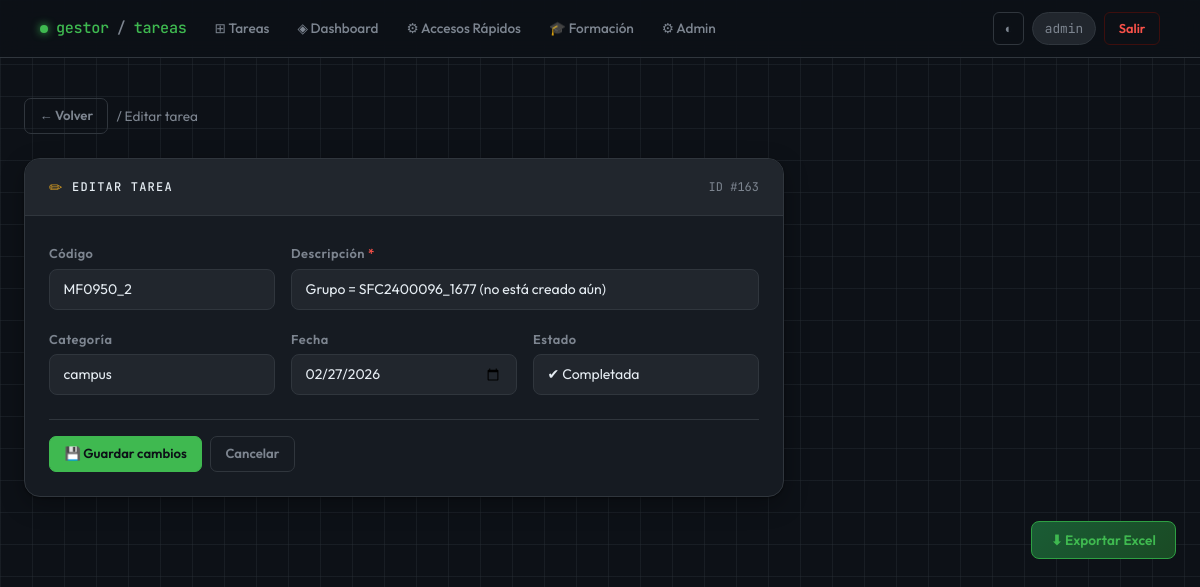
Page /editar/163 (signed in) on the earlier database version.
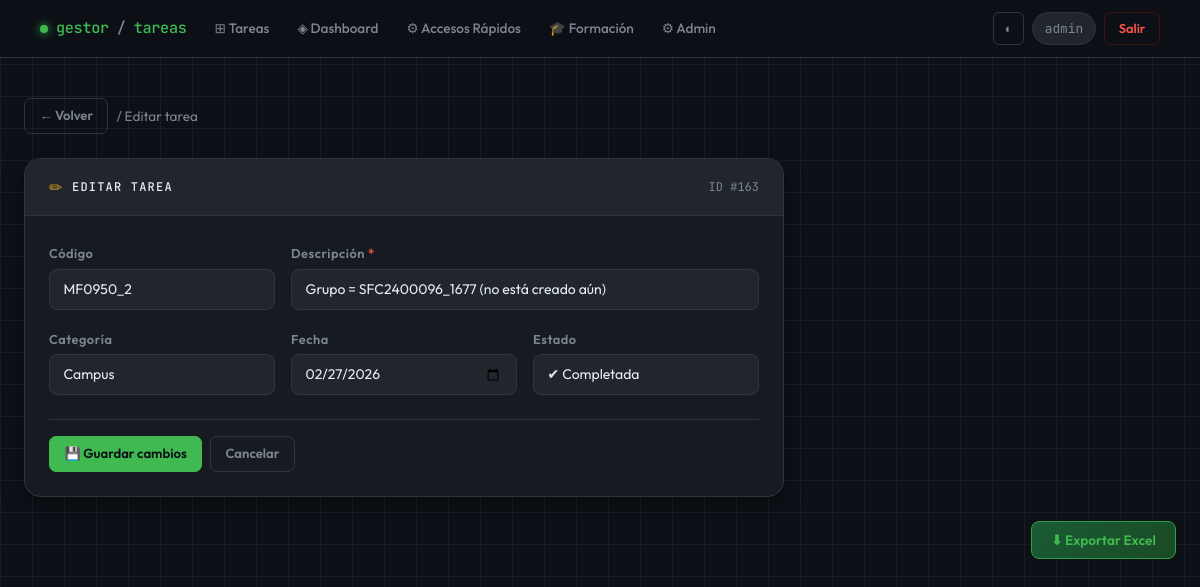
Same page on the later database version.
### tables this page shows
CREATE TABLE tareas (
            id INTEGER PRIMARY KEY AUTOINCREMENT,
            descripcion TEXT NOT NULL,
            categoria TEXT,
            fecha TEXT,
            completada INTEGER DEFAULT 0,
            codigo TEXT,
            usuario_id INTEGER,
            FOREIGN KEY (usuario_id) REFERENCES usuarios(id)
        );

### app_web.py (the view)
@app.route("/editar/<int:id>", methods=["GET", "POST"])
@login_required
def editar(id):
    conn = get_connection()
    cursor = conn.cursor()
    if request.method == "POST":
        codigo = request.form.get("codigo")
        descripcion = request.form.get("descripcion")
        categoria = request.form.get("categoria")
        fecha = request.form.get("fecha")
        completada = request.form.get("completada")  # 👈 NUEVO
        cursor.execute("""
            UPDATE tareas
            SET codigo=?, descripcion=?, categoria=?, fecha=?, completada=?
            WHERE id=?
        """, (codigo, descripcion, categoria, fecha, completada, id))
        conn.commit()
        conn.close()
        return redirect("/")
    else:
        cursor.execute("SELECT * FROM tareas WHERE id=?", (id,))
        tarea = cursor.fetchone()
        conn.close()
        return render_template("editar.html", tarea=tarea)

### app_web.py (called while the page is built)
def get_connection():
    conn = sqlite3.connect(DB_NAME)
    conn.row_factory = sqlite3.Row
    return conn

def login_required(f):
    @wraps(f)
    def decorated_function(*args, **kwargs):
        if "user_id" not in session:
            return redirect(url_for("login"))
        return f(*args, **kwargs)
    return decorated_function

### templates/editar.html (shortened to what this page needs)
{% extends "base.html" %}
{% block content %}
<div class="d-flex align-items-center gap-2 mb-4">
  <a href="/" class="btn btn-g-ghost btn-sm">← Volver</a>
  <span style="color:var(--text-muted); font-size:.85rem;">/ Editar tarea</span>
</div>
<div class="gcard" style="max-width:760px;">
  <div class="gcard-header">
    <span style="color:var(--amber)">✏</span>
    <span class="gcard-title">Editar tarea</span>
    <span style="margin-left:auto; font-family:var(--mono); font-size:.75rem; color:var(--text-muted);">
      ID #{{ tarea[0] }}
    </span>
  </div>
  <div class="gcard-body">
    <form method="POST">
      <div class="row g-3">
        <div class="col-sm-6 col-md-4">
          <label class="form-label">Código</label>
          <input type="text" name="codigo" class="form-control"
                 value="{{ tarea[5] if tarea[5] else '' }}"
                 placeholder="Ej: PRAC-001" autocomplete="off">
        </div>
        <div class="col-sm-6 col-md-8">
          <label class="form-label">Descripción <span style="color:var(--red)">*</span></label>
          <input type="text" name="descripcion" class="form-control"
                 value="{{ tarea[1] }}" required autocomplete="off">
        </div>
        <div class="col-sm-6 col-md-4">
          <label class="form-label">Categoría</label>
          <input type="text" name="categoria" class="form-control"
                 value="{{ tarea[2] if tarea[2] else '' }}"
                 placeholder="Ej: Practicas" autocomplete="off">
        </div>
        <div class="col-sm-6 col-md-4">
          <label class="form-label">Fecha</label>
          <input type="date" name="fecha" class="form-control"
                 value="{{ tarea[3] if tarea[3] else '' }}">
        </div>
        <div class="col-sm-6 col-md-4">
          <label class="form-label">Estado</label>
          <select name="completada" class="form-select">
            <option value="1" {% if tarea[4]==1 %}selected{% endif %}>✔ Completada</option>
          </select>
        </div>
      </div>
      <div class="d-flex gap-2 mt-4 pt-3" style="border-top:1px solid var(--border);">
        <button type="submit" class="btn btn-g-primary">💾 Guardar cambios</button>
        <a href="/" class="btn btn-g-ghost">Cancelar</a>
      </div>
    </form>
  </div>
</div>
{% endblock %}

Differences in the rows shown:
changed tareas "MF0950_2": categoria "campus" → "Campus"
